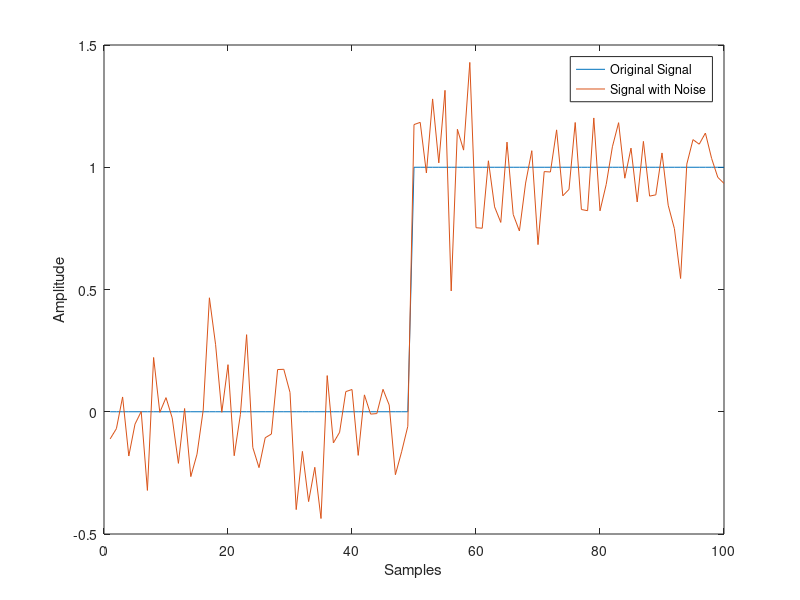

Write MATLAB code to recreate this figure.
%Aluno: Joyce Oliveira dos Santos
%Matricula: 20210046341
%Curso: Sistemas de Informação
%Orientador: Dr. Márcio Barboza
%%Tema: Remoção de Ruído em Sinais Unidimensionais usando o Algoritmo de Variação Total de Filtragem Iterativo.

clc
clear
close all

degrau = zeros(1, 100);
degrau(50:end) = 1; % Sinal degrau
ruido_gaussiano = 0.2 * randn(size(degrau)); % Ruído gaussiano com média 0 e desvio padrão 0.2
sinal_Degrau_Ruido= degrau + ruido_gaussiano; % Adicionando o ruído ao sinal
plot(degrau);
hold on;
plot(sinal_Degrau_Ruido);

xlabel('Samples');
ylabel('Amplitude');
legend('Original Signal', 'Signal with Noise');

save  degrauRuido.mat sinal_Degrau_Ruido
